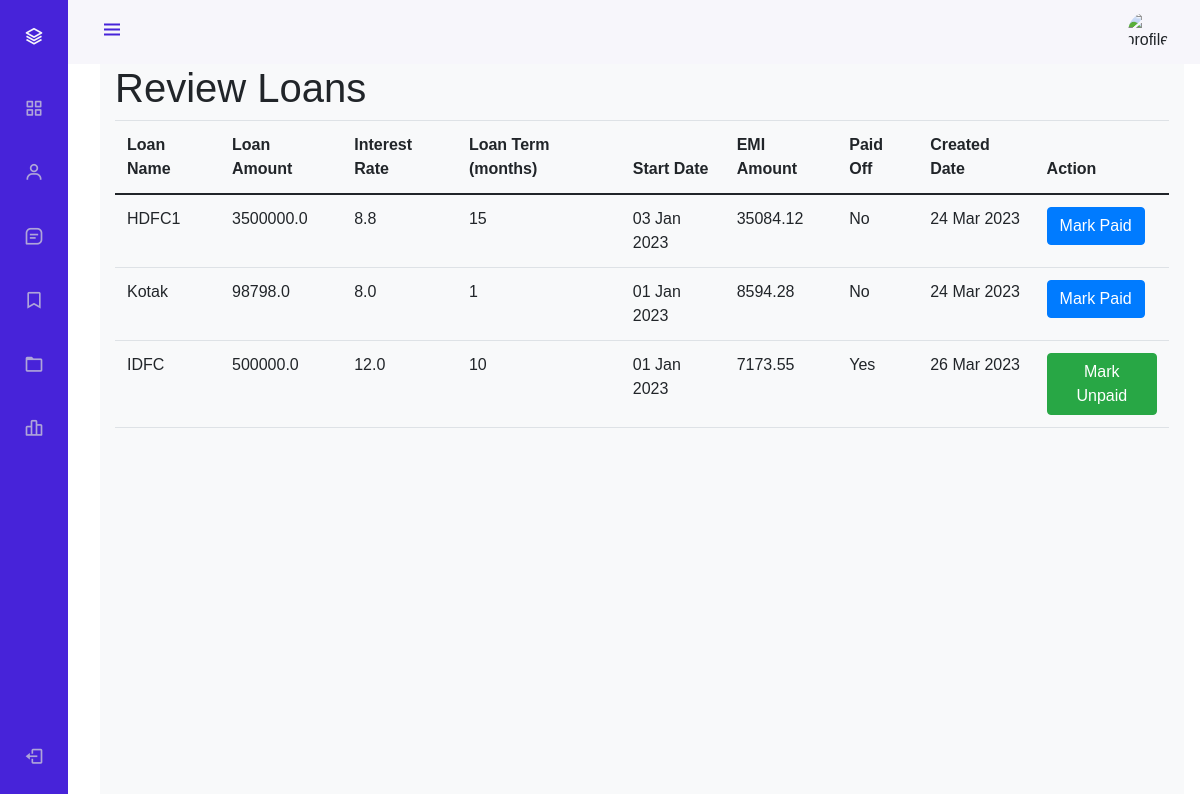
Screenshot of /review_loans (signed in) with the database file from the repository.
### models.py (models this page shows)
class Emi(db.Model):
    loan_name = db.Column(db.Text, primary_key=True, nullable=False)
    loan_amount = db.Column(db.Float, nullable=False)
    interest_rate = db.Column(db.Float, nullable=False)
    loan_term = db.Column(db.Integer, nullable=False)
    start_date = db.Column(db.Date, nullable=False)
    emi_amount = db.Column(db.Float, nullable=False)
    paid_off = db.Column(db.Boolean, nullable=False, default=False)
    created_date = db.Column(db.Date, default=datetime.utcnow)

### emi_tracker.py (the view, shortened to what this page needs)
@app.route('/review_loans', methods=['GET', 'POST'])
@login_required
def review_loan():
    emis = Emi.query.all()
    return render_template('review_loans.html', emis=emis)

### emi_tracker.py (called while the page is built)
@login_manager.user_loader
def load_user(user_id):
    return User.query.get(int(user_id))

### templates/review_loans.html (shortened to what this page needs)
{% extends "base.html" %}
{% block content %}
<div class="container">
  <h1>Review Loans</h1>
  <table class="table">
    <thead>
      <tr>
        <th>Loan Name</th>
        <th>Loan Amount</th>
        <th>Interest Rate</th>
        <th>Loan Term (months)</th>
        <th>Start Date</th>
        <th>EMI Amount</th>
        <th>Paid Off</th>
        <th>Created Date</th>
        <th>Action</th>
      </tr>
    </thead>
    <tbody>
      {% for emi in emis %}
      <tr>
        <td>{{ emi.loan_name }}</td>
        <td>{{ emi.loan_amount }}</td>
        <td>{{ emi.interest_rate }}</td>
        <td>{{ emi.loan_term }}</td>
        <td>{{ emi.start_date.strftime('%d %b %Y') }}</td>
        <td>{{ emi.emi_amount }}</td>
        <td>{{ "Yes" if emi.paid_off else "No" }}</td>
        <td>{{ emi.created_date.strftime('%d %b %Y') }}</td>
        <td>
          <form method="POST">
            <button type="submit" class="btn btn-primary {% if emi.paid_off %}btn-success{% endif %}">{{ "Mark Unpaid" if emi.paid_off else "Mark Paid" }}</button>
          </form>
        </td>
      </tr>
      {% endfor %}
    </tbody>
  </table>
</div>
{% endblock %}

### templates/base.html (shortened to what this page needs)
<!doctype html>
<html>
   <head>
      <link rel="stylesheet" href="https://cdnjs.cloudflare.com/ajax/libs/twitter-bootstrap/4.6.0/css/bootstrap.min.css">
      <link rel="stylesheet" href="https://stackpath.bootstrapcdn.com/bootstrap/4.5.0/css/bootstrap.min.css">
      <link href='https://cdn.jsdelivr.net/npm/bootstrap@5.0.0-beta1/dist/css/bootstrap.min.css' rel='stylesheet'>
      <link href='https://cdn.jsdelivr.net/npm/boxicons@latest/css/boxicons.min.css' rel='stylesheet'>
      <link rel="stylesheet" href="https://stackpath.bootstrapcdn.com/bootstrap/4.5.2/css/bootstrap.min.css">
      <link rel="stylesheet" href="https://stackpath.bootstrapcdn.com/bootstrap/4.3.1/css/bootstrap.min.css"
>
   </head>
   <body className='snippet-body'>
      <body id="body-pd">
         {% block header %}
         <header class="header" id="header">
            <div class="header_toggle"><i class='bx bx-menu' id="header-toggle"></i></div>
            <div class="header_img"><img src="https://fb.pmv.co.in/api/public/dl/houx_nBy" alt="profile_pic"></div>
         </header>
         {% endblock %}
         <div class="l-navbar" id="nav-bar">
            <nav class="nav">
               <div>
                  <a href="/" class="nav_logo"> <i class='bx bx-layer nav_logo-icon'></i> <span class="nav_logo-name">Home</span>
                  </a>
                  <div class="nav_list">
                     <a href="/dash" class="nav_link ">
                     <i class='bx bx-grid-alt nav_icon'></i>
                     </a>
                     <a href="#" class="nav_link">
                     <i class='bx bx-user nav_icon'></i>
                     </a>
                     <a href="/existing_emis" class="nav_link">
                     <i class='bx bx-message-square-detail nav_icon'></i>
                     </a>
                     <a href="#" class="nav_link">
                     <i class='bx bx-bookmark nav_icon'></i>
                     </a>
                     <a href="#" class="nav_link">
                     <i class='bx bx-folder nav_icon'></i>
                     </a>
                     <a href="#" class="nav_link">
                     <i class='bx bx-bar-chart-alt-2 nav_icon'></i>
                     </a>
                  </div>
               </div>
{% if current_user.is_authenticated %}
<a href="{{ url_for('logout') }}" class="nav_link"> <i class='bx bx-log-out nav_icon'></i> <span class="nav_name">Logout</span> </a>
{% else %}
<a href="{{ url_for('login') }}" class="nav_link"> <i class='bx bx-log-in nav_icon'></i> <span class="nav_name">Login</span> </a>
{% endif %}
            </nav>
         </div>
         <div class="height-100 bg-light">
            {% block content %}
            {% endblock %}
         </div>
   </body>
</html>

### templates/base.html (style rules this page uses)
:root { --header-height: 3rem;--nav-width: 68px;--first-color: #4723D9;--first-color-light: #AFA5D9;--white-color: #F7F6FB;--body-font: 'Nunito', sans-serif;--normal-font-size: 1rem;--z-fixed: 100 }
*,::before,::after { box-sizing: border-box }
body { position: relative;margin: var(--header-height) 0 0 0;padding: 0 1rem;font-family: var(--body-font);font-size: var(--normal-font-size);transition: .5s }
a { text-decoration: none }
.header { width: 100%;height: var(--header-height);position: fixed;top: 0;left: 0;display: flex;align-items: center;justify-content: space-between;padding: 0 1rem;background-color: var(--white-color);z-index: var(--z-fixed);transition: .5s }
.header_toggle { color: var(--first-color);font-size: 1.5rem;cursor: pointer }
.header_img { width: 35px;height: 35px;display: flex;justify-content: center;border-radius: 50%;overflow: hidden }
.header_img img { width: 40px }
.l-navbar { position: fixed;top: 0;left: -30%;width: var(--nav-width);height: 100vh;background-color: var(--first-color);padding: .5rem 1rem 0 0;transition: .5s;z-index: var(--z-fixed) }
.nav { height: 100%;display: flex;flex-direction: column;justify-content: space-between;overflow: hidden }
.nav_logo, .nav_link { display: grid;grid-template-columns: max-content max-content;align-items: center;column-gap: 1rem;padding: .5rem 0 .5rem 1.5rem }
.nav_logo { margin-bottom: 2rem }
.nav_logo-icon { font-size: 1.25rem;color: var(--white-color) }
.nav_link { position: relative;color: var(--first-color-light);margin-bottom: 1.5rem;transition: .3s }
.nav_icon { font-size: 1.25rem }
.height-100 { height:100vh }
@media screen and (min-width: 768px) { body { margin: calc(var(--header-height) + 1rem) 0 0 0;padding-left: calc(var(--nav-width) + 2rem) } }
@media screen and (min-width: 768px) { .header { height: calc(var(--header-height) + 1rem);padding: 0 2rem 0 calc(var(--nav-width) + 2rem) } }
@media screen and (min-width: 768px) { .header_img { width: 40px;height: 40px } }
@media screen and (min-width: 768px) { .header_img img { width: 45px } }
@media screen and (min-width: 768px) { .l-navbar { left: 0;padding: 1rem 1rem 0 0 } }

### rows the page displays
Emi: loan_name "HDFC1", loan_amount "3500000.0", interest_rate "8.8", loan_term "15", start_date "03 Jan 2023", emi_amount "35084.12", paid_off "No", created_date "24 Mar 2023", paid_off "Mark Paid"
Emi: loan_name "Kotak", loan_amount "98798.0", interest_rate "8.0", loan_term "1", start_date "01 Jan 2023", emi_amount "8594.28", paid_off "No", created_date "24 Mar 2023", paid_off "Mark Paid"
Emi: loan_name "IDFC", loan_amount "500000.0", interest_rate "12.0", loan_term "10", start_date "01 Jan 2023", emi_amount "7173.55", paid_off "Yes", created_date "26 Mar 2023", paid_off "Mark Unpaid"
